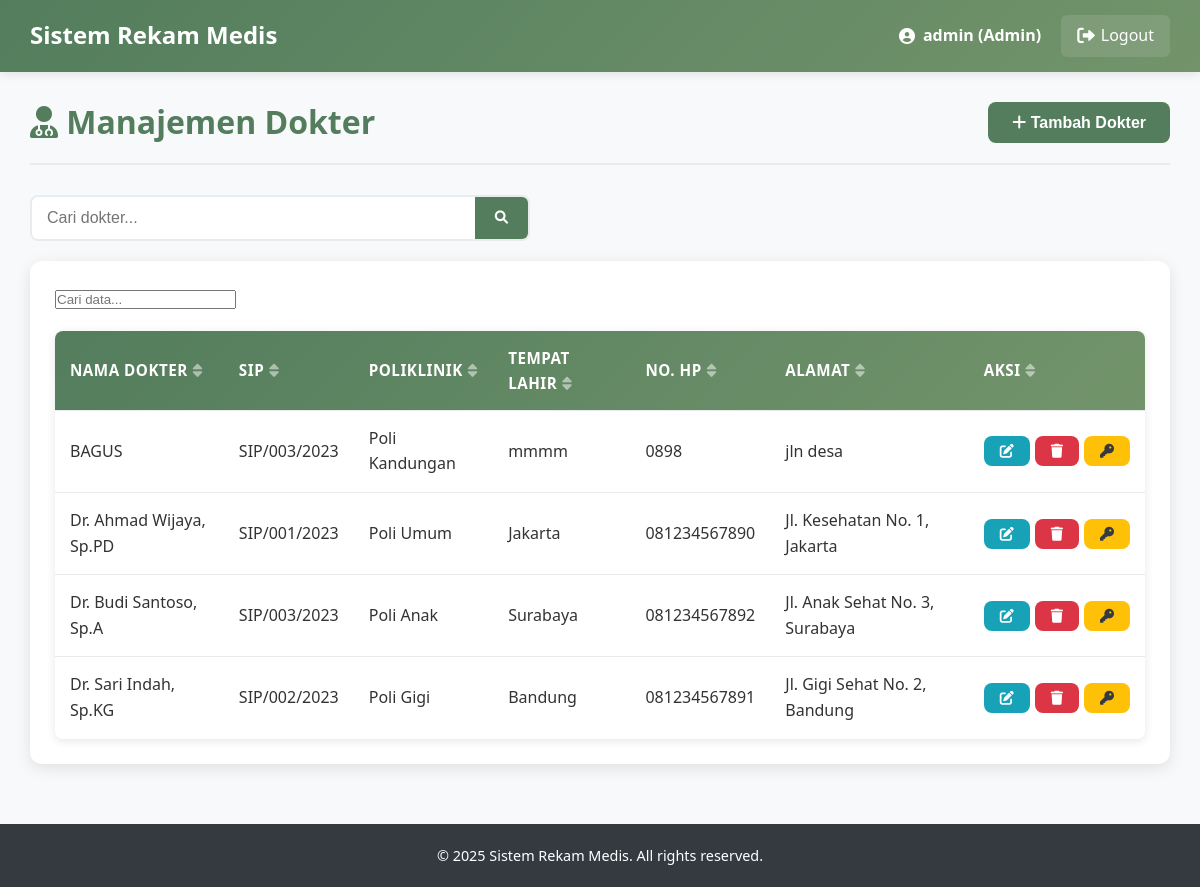
The page /Trys_Proj/admin/doctors.php (signed in) on the database its author committed.
### tables this page shows
CREATE TABLE `dokter` (
  `id_dokter` int(11) NOT NULL,
  `id_poli` int(11) DEFAULT NULL,
  `id_user` int(11) DEFAULT NULL,
  `nm_dokter` varchar(100) NOT NULL,
  `SIP` varchar(50) DEFAULT NULL,
  `tempat_lhr` varchar(100) DEFAULT NULL,
  `no_hp` varchar(15) DEFAULT NULL,
  `alamat` text DEFAULT NULL,
  `created_at` timestamp NOT NULL DEFAULT current_timestamp(),
  `updated_at` timestamp NOT NULL DEFAULT current_timestamp() ON UPDATE current_timestamp()
);

CREATE TABLE `poliklinik` (
  `id_poli` int(11) NOT NULL,
  `nm_poli` varchar(100) NOT NULL,
  `lokasi` varchar(100) DEFAULT NULL,
  `created_at` timestamp NOT NULL DEFAULT current_timestamp(),
  `updated_at` timestamp NOT NULL DEFAULT current_timestamp() ON UPDATE current_timestamp()
);

### Trys_Proj/admin/doctors.php (the view, shortened to what this page needs)
<?php
include '../config/database.php';
$page_title = "Manajemen Dokter";
$search = isset($_GET['search']) ? $_GET['search'] : '';
$search_condition = '';
$page = isset($_GET['page']) ? (int)$_GET['page'] : 1;
$limit = 10;
$offset = ($page - 1) * $limit;
$sql = "SELECT d.*, p.nm_poli FROM dokter d LEFT JOIN poliklinik p ON d.id_poli = p.id_poli $search_condition ORDER BY d.nm_dokter LIMIT $offset, $limit";
$result = $conn->query($sql);
?>
<!DOCTYPE html>
<html lang="en">
<head>
    <link rel="stylesheet" href="../css/style.css">
    <link rel="stylesheet" href="https://cdnjs.cloudflare.com/ajax/libs/font-awesome/6.0.0-beta3/css/all.min.css">
</head>
<body>
    <?php include '../includes/header.php'; ?>
    <div class="container">
        <div class="content">
            <div class="content-header">
                <h2><i class="fas fa-user-md"></i> <?php echo $page_title; ?></h2>
                <button class="btn btn-primary" onclick="showAddModal()">
                    <i class="fas fa-plus"></i> Tambah Dokter
                </button>
            </div>
            <div class="search-filter">
                <form method="GET" action="" class="search-form">
                    <div class="search-input">
                        <input type="text" name="search" placeholder="Cari dokter..." value="<?php echo htmlspecialchars($search); ?>">
                        <button type="submit" class="search-button">
                            <i class="fas fa-search"></i>
                        </button>
                    </div>
                </form>
            </div>
            <div class="card">
                <div class="card-body">
                    <table class="data-table">
                        <thead>
                            <tr>
                                <th>Nama Dokter</th>
                                <th>SIP</th>
                                <th>Poliklinik</th>
                                <th>Tempat Lahir</th>
                                <th>No. HP</th>
                                <th>Alamat</th>
                                <th>Aksi</th>
                            </tr>
                        </thead>
                        <tbody>
                            <?php if ($result->num_rows > 0): ?>
                                <?php while ($row = $result->fetch_assoc()): ?>
                                <tr>
                                    <td><?php echo $row['nm_dokter']; ?></td>
                                    <td><?php echo $row['SIP']; ?></td>
                                    <td><?php echo $row['nm_poli'] ?? 'Belum ditentukan'; ?></td>
                                    <td><?php echo $row['tempat_lhr']; ?></td>
                                    <td><?php echo $row['no_hp']; ?></td>
                                    <td><?php echo $row['alamat']; ?></td>
                                    <td>
                                        <div class="action-buttons">
                                            <button class="btn btn-sm btn-info" onclick="showEditModal(<?php echo $row['id_dokter']; ?>, '<?php echo addslashes($row['nm_dokter']); ?>', <?php echo $row['id_poli'] ?? 'null'; ?>, '<?php echo $row['SIP']; ?>', '<?php echo addslashes($row['tempat_lhr']); ?>', '<?php echo $row['no_hp']; ?>', '<?php echo addslashes($row['alamat']); ?>')">
                                                <i class="fas fa-edit"></i>
                                            </button>
                                            <button class="btn btn-sm btn-danger" onclick="confirmDelete(<?php echo $row['id_dokter']; ?>, '<?php echo addslashes($row['nm_dokter']); ?>')">
                                                <i class="fas fa-trash"></i>
                                            </button>
                                            <button class="btn btn-sm btn-warning" onclick="confirmResetPassword(<?php echo $row['id_dokter']; ?>, '<?php echo addslashes($row['nm_dokter']); ?>')">
                                                <i class="fas fa-key"></i>
                                            </button>
                                        </div>
                                    </td>
                                </tr>
                                <?php endwhile; ?>
                            <?php else: ?>
                                <tr>
                                    <td colspan="7" class="text-center">Tidak ada data dokter.</td>
                                </tr>
                            <?php endif; ?>
                        </tbody>
                    </table>
                </div>
            </div>
        </div>
    </div>
    <?php include '../includes/footer.php'; ?>
</body>
</html>

### Trys_Proj/css/style.css (style rules this page uses)
* { margin: 0; padding: 0; box-sizing: border-box; }
body { font-family: "Segoe UI", Tahoma, Geneva, Verdana, sans-serif; line-height: 1.6; color: #333; background-color: #f8f9fa; }
:root { --primary-color: #537d5d; --primary-dark: #3e5e45; --primary-light: #6a9975; --secondary-color: #73946b; --secondary-dark: #5a7553; --secondary-light: #8bac83; --accent-color: #9ebc8a; --accent-dark: #85a371; --accent-light: #b7d5a3; --light-color: #d2d0a0; --light-dark: #b9b787; --light-light: #ebe9b9; --white: #ffffff; --off-white: #f9f9f9; --gray-light: #f8f9fa; --gray-medium: #6c757d; --gray-dark: #343a40; --success: #28a745; --success-dark: #1e7e34; --danger: #dc3545; --danger-dark: #bd2130; --warning: #ffc107; --warning-dark: #d39e00; --info: #17a2b8; --info-dark: #117a8b; }
h1, h2, h3, h4, h5, h6 { font-weight: 700; line-height: 1.2; margin-bottom: 0.5em; color: var(--gray-dark); }
h2 { font-size: 2rem; }
.btn { display: inline-block; padding: 12px 24px; border: none; border-radius: 8px; font-size: 1rem; font-weight: 600; text-decoration: none; text-align: center; cursor: pointer; transition: all 0.3s ease; line-height: 1; position: relative; overflow: hidden; }
.btn::after { content: ""; position: absolute; top: 50%; left: 50%; width: 5px; height: 5px; background: rgba(255, 255, 255, 0.5); opacity: 0; border-radius: 100%; transform: scale(1, 1) translate(-50%); transform-origin: 50% 50%; }
.btn-primary { background-color: var(--primary-color); color: var(--white); }
.btn-info { background-color: var(--info); color: var(--white); }
.btn-danger { background-color: var(--danger); color: var(--white); }
.btn-warning { background-color: var(--warning); color: var(--gray-dark); }
.btn-sm { padding: 8px 16px; font-size: 0.875rem; }
.container { display: flex; min-height: calc(100vh - 70px); }
.content { flex: 1; padding: 30px; background-color: var(--gray-light); min-height: calc(100vh - 70px); }
.content-header { display: flex; justify-content: space-between; align-items: center; margin-bottom: 30px; padding-bottom: 20px; border-bottom: 2px solid #e9ecef; }
.content-header h2 { color: var(--primary-color); font-size: 2rem; font-weight: 700; margin: 0; }
.card { background: var(--white); border-radius: 12px; box-shadow: 0 4px 15px rgba(0, 0, 0, 0.1); margin-bottom: 30px; overflow: hidden; transition: transform 0.3s ease, box-shadow 0.3s ease; }
.card-body { padding: 25px; }
.data-table { width: 100%; border-collapse: collapse; background: var(--white); border-radius: 8px; overflow: hidden; box-shadow: 0 2px 10px rgba(0, 0, 0, 0.1); }
.data-table thead { background: linear-gradient(135deg, var(--primary-color), var(--secondary-color)); color: var(--white); }
.data-table th, .data-table td { padding: 15px; text-align: left; border-bottom: 1px solid #e9ecef; }
.data-table th { font-weight: 600; font-size: 0.95rem; text-transform: uppercase; letter-spacing: 0.5px; }
.data-table tbody tr { transition: background-color 0.3s ease; }
.data-table tbody tr:last-child td { border-bottom: none; }

### Trys_Proj/admin/doctors.php (style rules this page uses)
.search-filter { display: flex; justify-content: space-between; align-items: center; margin-bottom: 20px; }
.search-form { flex: 1; max-width: 500px; }
.search-input { display: flex; border: 2px solid #e9ecef; border-radius: 8px; overflow: hidden; }
.search-input input { flex: 1; padding: 12px 15px; border: none; outline: none; font-size: 1rem; }
.search-button { background-color: #537D5D; color: white; border: none; padding: 0 20px; cursor: pointer; transition: background-color 0.3s; }
.action-buttons { display: flex; gap: 5px; }

### rows shown on the page
dokter: nm_dokter "BAGUS", SIP "SIP/003/2023", id_poli.nm_poli "Poli Kandungan", tempat_lhr "mmmm", no_hp "0898", alamat "jln desa"
dokter: nm_dokter "Dr. Ahmad Wijaya, Sp.PD", SIP "SIP/001/2023", id_poli.nm_poli "Poli Umum", tempat_lhr "Jakarta", no_hp "081234567890", alamat "Jl. Kesehatan No. 1, Jakarta"
dokter: nm_dokter "Dr. Budi Santoso, Sp.A", SIP "SIP/003/2023", id_poli.nm_poli "Poli Anak", tempat_lhr "Surabaya", no_hp "081234567892", alamat "Jl. Anak Sehat No. 3, Surabaya"
dokter: nm_dokter "Dr. Sari Indah, Sp.KG", SIP "SIP/002/2023", id_poli.nm_poli "Poli Gigi", tempat_lhr "Bandung", no_hp "081234567891", alamat "Jl. Gigi Sehat No. 2, Bandung"

### other values the page prints
$_SESSION['username'] "admin"
$_SESSION['role'] "Admin"
$page_title "Manajemen Dokter"
